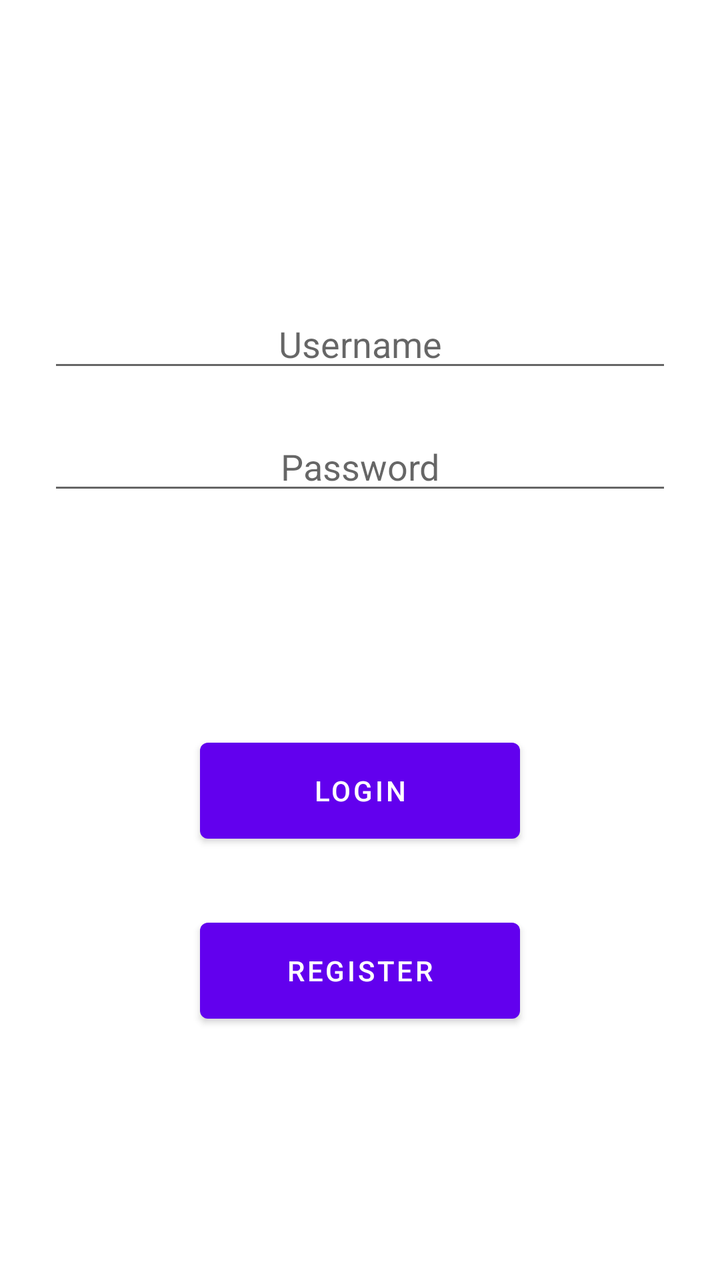
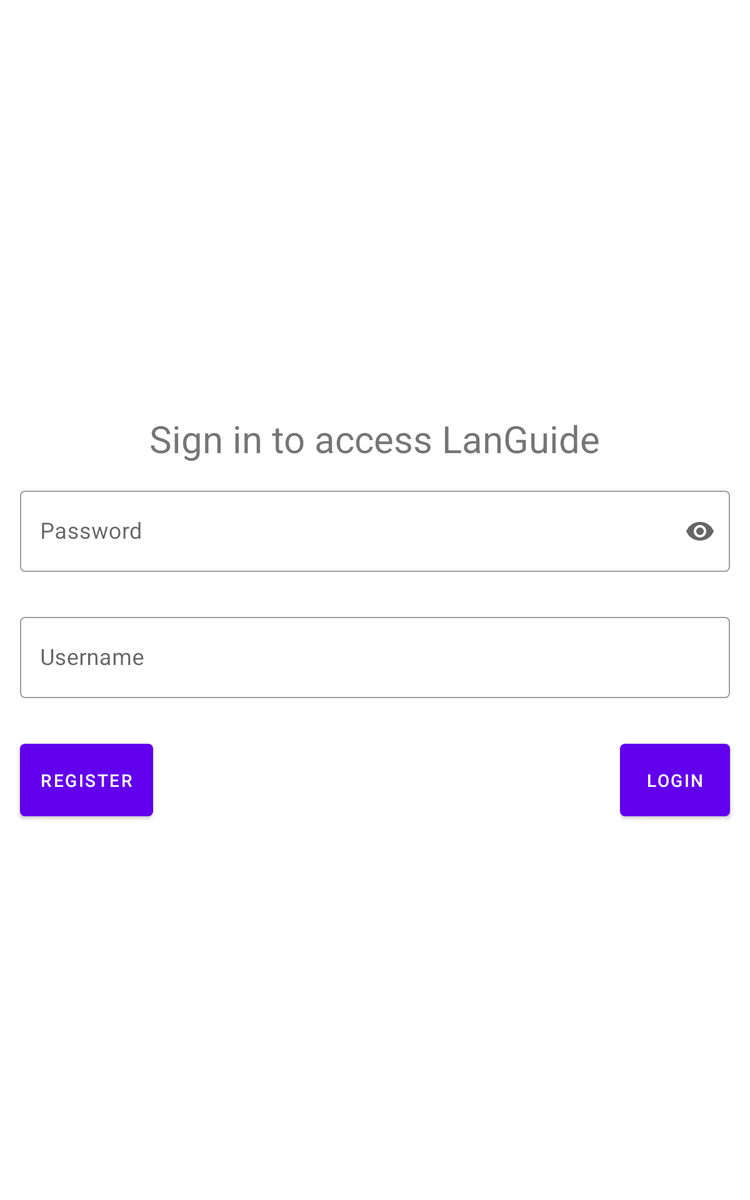

Two renders of one Android screen. The first uses the default layout on a phone; the second uses the alternative layout the repository ships for a different screen configuration, on a matching device. The two XML files are below.
<!-- AndroidManifest.xml: application theme Theme.LanProject -->
<!-- res/layout/activity_main.xml -->
<?xml version="1.0" encoding="utf-8"?>
<androidx.constraintlayout.widget.ConstraintLayout xmlns:android="http://schemas.android.com/apk/res/android"
    xmlns:app="http://schemas.android.com/apk/res-auto"
    xmlns:tools="http://schemas.android.com/tools"
    android:layout_width="match_parent"
    android:layout_height="match_parent"
    tools:context=".MainActivity">

    <EditText
        android:id="@+id/PlainTextUsername"
        android:layout_width="0dp"
        android:layout_height="wrap_content"
        android:layout_marginStart="24dp"
        android:layout_marginLeft="24dp"
        android:layout_marginEnd="24dp"
        android:layout_marginRight="24dp"
        android:autofillHints=""
        android:ems="10"
        android:gravity="center"
        android:hint="@string/username"
        android:inputType="textPersonName"
        app:layout_constraintBottom_toBottomOf="parent"
        app:layout_constraintEnd_toEndOf="parent"
        app:layout_constraintHorizontal_bias="0.502"
        app:layout_constraintStart_toStartOf="parent"
        app:layout_constraintTop_toTopOf="parent"
        app:layout_constraintVertical_bias="0.250" />

    <EditText
        android:id="@+id/PasswordUserpswd"
        android:layout_width="0dp"
        android:layout_height="wrap_content"
        android:layout_marginStart="24dp"
        android:layout_marginLeft="24dp"
        android:layout_marginTop="20dp"
        android:layout_marginEnd="24dp"
        android:layout_marginRight="24dp"
        android:autofillHints=""
        android:ems="10"
        android:gravity="center"
        android:hint="@string/password"
        android:inputType="textPassword"
        app:layout_constraintEnd_toEndOf="parent"
        app:layout_constraintStart_toStartOf="parent"
        app:layout_constraintVertical_bias="0.300"
        app:layout_constraintTop_toBottomOf="@+id/PlainTextUsername" />

    <Button
        android:id="@+id/ButtonLogin"
        android:layout_width="160dp"
        android:layout_height="60dp"
        android:text="@string/login"
        app:layout_constraintBottom_toBottomOf="parent"
        app:layout_constraintEnd_toEndOf="parent"
        app:layout_constraintStart_toStartOf="parent"
        app:layout_constraintTop_toBottomOf="@+id/PasswordUserpswd"
        app:layout_constraintVertical_bias="0.345" />

    <Button
        android:id="@+id/ButtonRegister"
        android:layout_width="160dp"
        android:layout_height="60dp"
        android:layout_marginTop="30dp"
        android:gravity="center"
        android:onClick="RegisterPageview"
        android:text="@string/register"
        app:layout_constraintEnd_toEndOf="parent"
        app:layout_constraintStart_toStartOf="parent"
        app:layout_constraintTop_toBottomOf="@+id/ButtonLogin" />

</androidx.constraintlayout.widget.ConstraintLayout>
<!-- resources referenced by this layout -->
<resources>
  <string name="login">Login</string>
  <string name="password">Password</string>
  <string name="register">Register</string>
  <string name="username">Username</string>
  <style name="Theme.LanProject" parent="Theme.MaterialComponents.DayNight.DarkActionBar">
          
          <item name="colorPrimary">@color/purple_500</item>
          <item name="colorPrimaryVariant">@color/purple_700</item>
          <item name="colorOnPrimary">@color/white</item>
          
          <item name="colorSecondary">@color/teal_200</item>
          <item name="colorSecondaryVariant">@color/teal_700</item>
          <item name="colorOnSecondary">@color/black</item>
          
          <item name="android:statusBarColor" tools:targetApi="l">?attr/colorPrimaryVariant</item>
          
      </style>
</resources>
<!-- res/layout-sw600dp/activity_main.xml (the repository's variant of the layout above) -->
<!-- drawn on a 7-inch tablet held upright -->
<?xml version="1.0" encoding="utf-8"?>
<androidx.constraintlayout.widget.ConstraintLayout xmlns:android="http://schemas.android.com/apk/res/android"
    xmlns:app="http://schemas.android.com/apk/res-auto"
    xmlns:tools="http://schemas.android.com/tools"
    android:layout_width="match_parent"
    android:layout_height="match_parent"
    tools:context=".MainActivity">

    <androidx.constraintlayout.widget.ConstraintLayout
        android:layout_width="match_parent"
        android:layout_height="0dp"
        app:layout_constraintBottom_toBottomOf="parent"
        app:layout_constraintEnd_toEndOf="parent"
        app:layout_constraintStart_toStartOf="parent"
        app:layout_constraintTop_toTopOf="parent">

        <TextView
            android:id="@+id/textView4"
            android:layout_width="wrap_content"
            android:layout_height="wrap_content"
            android:layout_marginBottom="16dp"
            android:text="Sign in to access LanGuide"
            android:textSize="30sp"
            app:layout_constraintBottom_toTopOf="@+id/constraintLayout"
            app:layout_constraintEnd_toEndOf="parent"
            app:layout_constraintStart_toStartOf="parent" />

        <androidx.constraintlayout.widget.ConstraintLayout
            android:id="@+id/constraintLayout"
            android:layout_width="600dp"
            android:layout_height="wrap_content"
            app:layout_constraintBottom_toBottomOf="parent"
            app:layout_constraintEnd_toEndOf="parent"
            app:layout_constraintStart_toStartOf="parent"
            app:layout_constraintTop_toTopOf="parent">

            <com.google.android.material.textfield.TextInputLayout
                android:id="@+id/PasswordField"
                style="@style/Widget.MaterialComponents.TextInputLayout.OutlinedBox"
                android:layout_width="0dp"
                android:layout_height="85dp"
                android:layout_marginStart="16dp"
                android:layout_marginLeft="16dp"
                android:layout_marginEnd="16dp"
                android:layout_marginRight="16dp"
                android:hint="@string/password"
                app:endIconMode="password_toggle"
                app:errorEnabled="true"
                app:helperTextEnabled="true"
                app:layout_constraintEnd_toEndOf="parent"
                app:layout_constraintHorizontal_bias="1.0"
                app:layout_constraintStart_toStartOf="parent"
                app:layout_constraintTop_toTopOf="parent">

                <com.google.android.material.textfield.TextInputEditText
                    android:id="@+id/PasswordUserpswd"
                    android:layout_width="match_parent"
                    android:layout_height="65dp"
                    android:inputType="textPassword"
                    android:singleLine="true"
                    android:textSize="18sp" />

            </com.google.android.material.textfield.TextInputLayout>

            <com.google.android.material.textfield.TextInputLayout
                android:id="@+id/UsernameField"
                style="@style/Widget.MaterialComponents.TextInputLayout.OutlinedBox"
                android:layout_width="0dp"
                android:layout_height="85dp"
                android:layout_marginStart="16dp"
                android:layout_marginLeft="16dp"
                android:layout_marginTop="16dp"
                android:layout_marginEnd="16dp"
                android:layout_marginRight="16dp"
                android:hint="@string/username"
                app:errorEnabled="true"
                app:helperTextEnabled="true"
                app:layout_constraintEnd_toEndOf="parent"
                app:layout_constraintStart_toStartOf="parent"
                app:layout_constraintTop_toBottomOf="@+id/PasswordField">

                <com.google.android.material.textfield.TextInputEditText
                    android:id="@+id/PlainTextUsername"
                    android:layout_width="match_parent"
                    android:layout_height="65dp"
                    android:inputType="textPersonName"
                    android:singleLine="true"
                    android:textSize="18sp" />

            </com.google.android.material.textfield.TextInputLayout>
        </androidx.constraintlayout.widget.ConstraintLayout>

        <Button
            android:id="@+id/ButtonLogin"
            android:layout_width="wrap_content"
            android:layout_height="70dp"
            android:layout_marginTop="16dp"
            android:layout_marginEnd="16dp"
            android:layout_marginRight="16dp"
            android:onClick="MainPageView"
            android:text="@string/login"
            app:icon="@drawable/ic_baseline_login_24"
            app:layout_constraintEnd_toEndOf="@+id/constraintLayout"
            app:layout_constraintTop_toBottomOf="@+id/constraintLayout" />

        <Button
            android:id="@+id/ButtonRegister"
            android:layout_width="wrap_content"
            android:layout_height="70dp"
            android:layout_marginStart="16dp"
            android:layout_marginLeft="16dp"
            android:layout_marginTop="16dp"
            android:gravity="center"
            android:onClick="RegisterPageview"
            android:text="@string/register"
            app:icon="@drawable/ic_baseline_person_add_24"
            app:layout_constraintStart_toStartOf="@+id/constraintLayout"
            app:layout_constraintTop_toBottomOf="@+id/constraintLayout" />

    </androidx.constraintlayout.widget.ConstraintLayout>

</androidx.constraintlayout.widget.ConstraintLayout>
